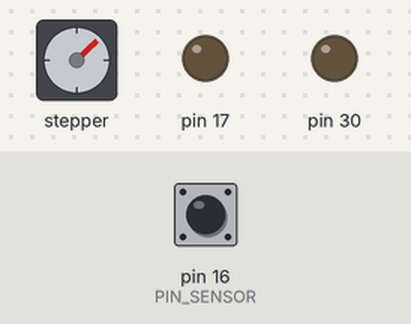
Bench run of a program on a simulated Arduino Leonardo, built with avr-gcc and run on an emulated ATmega32U4. Parts: stepper motor, output pins drawn as LEDs (lit = HIGH). Inputs (shaded band) come from the test bench; at power-on: pin 16 (PIN_SENSOR) HIGH. Stepper angles assume 2048 steps per turn.

Above: at 1.2 s.
1.3 s: pin 16 (PIN_SENSOR) driven LOW
At 3.2 s:
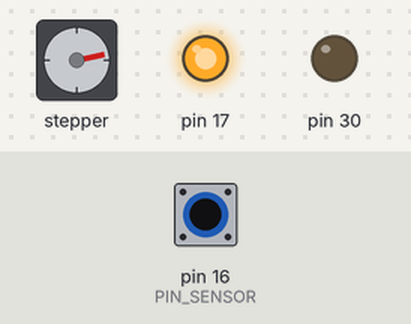
4.3 s: pin 16 (PIN_SENSOR) driven HIGH
At 4.51 s:
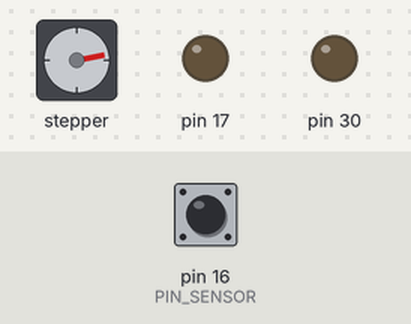
7.3 s: pin 16 (PIN_SENSOR) driven LOW
At 9.4 s:
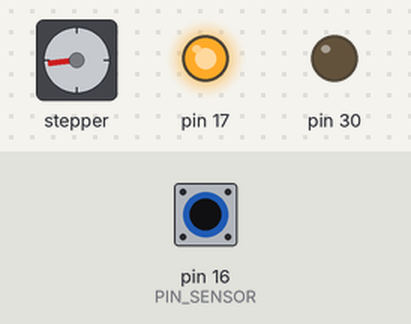
10.3 s: pin 16 (PIN_SENSOR) driven HIGH
At 10.53 s:
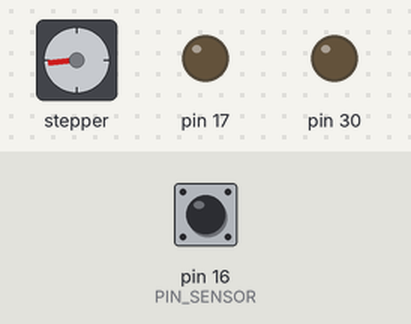
13.3 s: pin 16 (PIN_SENSOR) driven LOW
At 13.57 s:
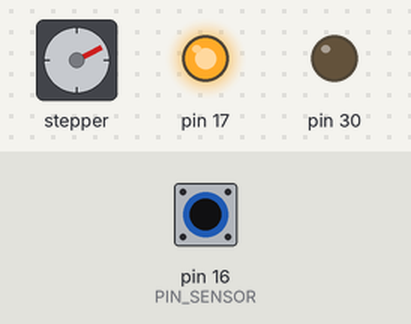
16.3 s: pin 16 (PIN_SENSOR) pulsed HIGH 2 times (0.12 s each, 0.3 s apart)
At 18.1 s:
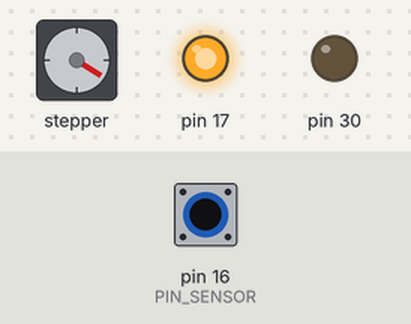
Timing chart, 0 to 19.6 s (numbered marks = the images above; inputs shaded):
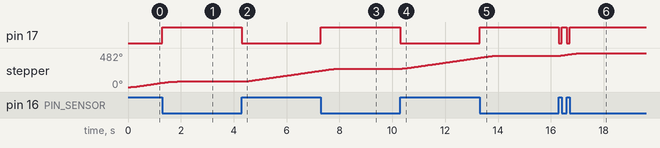

The program:

main.cpp
```cpp
#include <Arduino.h>
#include <AccelStepper.h>
#include <U8g2lib.h>
#include <SPI.h>
#include <Wire.h>

#define PIN_SENSOR 16

// U8X8_SSD1306_128X64_NONAME_SW_I2C u8x8(16, 10);
AccelStepper motor_r(AccelStepper::FULL4WIRE, 2, 4, 3, 5);
AccelStepper motor_l(AccelStepper::FULL4WIRE, 6, 8, 7, 9);

void setup() {
  pinMode(LED_BUILTIN_RX, OUTPUT);
  pinMode(LED_BUILTIN_TX, OUTPUT);
  pinMode(PIN_SENSOR, INPUT);
  // u8x8.begin();
  motor_r.setMaxSpeed(400.0); // 600
  motor_r.setAcceleration(500.0); // 1500
  motor_l.setMaxSpeed(400.0); // 600
  motor_l.setAcceleration(500.0); // 1500
}

bool ledState = LOW;
long curTime = 0;

short fwdStep = 100;
const short pollInterval = 100;

void loop() {
  curTime = millis();

  if (motor_r.distanceToGo() <= fwdStep) {
    motor_r.move(fwdStep);
  }

  if (!digitalRead(PIN_SENSOR)) {
    digitalWrite(LED_BUILTIN_RX, HIGH);
    fwdStep = 0;
    motor_r.stop();
  } else {
    fwdStep = 100;
    digitalWrite(LED_BUILTIN_RX, LOW);
  }
   //if (motor_l.distanceToGo() == 0 && curTime % 300 < 10) {
  //  digitalWrite(LED_BUILTIN_TX, motor_l.currentPosition() > 0);
  //  motor_l.moveTo(-motor_l.currentPosition());
  //}

  motor_l.run();
  motor_r.run();

  // u8x8.setFont(u8x8_font_chroma48medium8_r);
  // u8x8.drawString(0,1,"Hello World!");
}
```

Measured:
- after the input at 1.3 s, pin 17: LOW → HIGH at once
- after the input at 4.3 s, pin 17: HIGH → LOW at once; stepper: keeps turning clockwise at about 52°/s, starting after 0.05 s
- after the input at 7.3 s, pin 17: LOW → HIGH at once
- after the input at 10.3 s, pin 17: HIGH → LOW at once; stepper: keeps turning clockwise at about 53°/s, starting after 0.07 s
- after the input at 13.3 s, pin 17: LOW → HIGH at once
- after the input at 16.3 s, pin 17: alternates HIGH for 0.18 s and LOW for 0.12 s, 4 changes in all, then stays HIGH, starting at once; stepper: turns 37° clockwise in 0.96 s, starting at once
